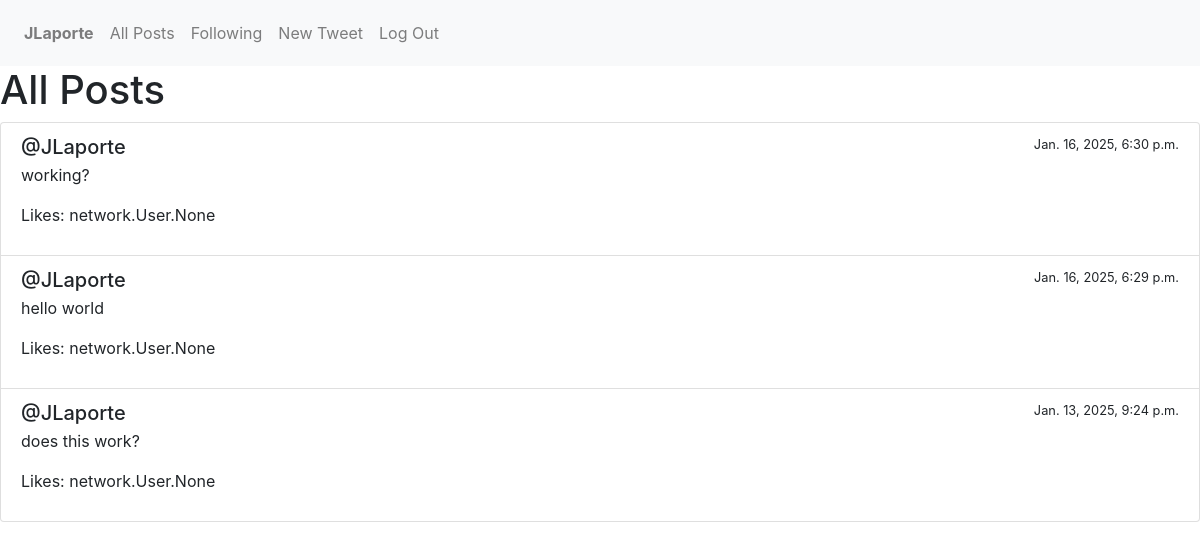
/profile/2 (signed in), run on the app's committed database.
### network/models.py (models this page shows, shortened)
class User(AbstractUser):
    id = models.AutoField(primary_key=True)
    username = models.CharField(max_length=150, unique=True)
    email = models.EmailField(max_length=254)
    password = models.CharField(max_length=64)
    def __str__(self):
        return f"{self.username}"

class Post(models.Model):
    user = models.ForeignKey(User, on_delete=models.CASCADE, related_name="posts")
    content = models.TextField()
    timestamp = models.DateTimeField(auto_now_add=True)
    likes = models.ManyToManyField(User, through=Like, related_name="liked_posts")

### network/views.py (the view)
# urls.py: path("profile/<int:user_id>", views.profile, name="profile"),
@login_required
def profile(request, user_id):
    try:
        user = User.objects.get(id=user_id)
    except User.DoesNotExist:
        return render(request, "network/profile.html", {
            "message": "User not found."
        })
    posts = Post.objects.filter(user=user).order_by("-timestamp")
    if user == request.user.id:
        return render(request, "network/profile.html",{
            "user": user,
            "posts": posts,
        })
    else:
        return render(request, "network/profile.html", {
            "user": user,
            "posts": posts
        })

### network/templates/network/profile.html
{% extends "network/layout.html" %}
{% block body %}
    <h1>All Posts</h1>
    <div class="list-group">
        {% for post in posts %}
            <div class="list-group-item">
                <div class="d-flex w-100 justify-content-between">
                    <h5 class="mb-1">@{{ post.user }}</h5>
                    <small>{{ post.timestamp }}</small>
                </div>
                <p>{{ post.content }}</p>
                <p>Likes: {{ post.likes }}</p>
            </div>
        {% endfor %}
    </div>
{% endblock %}

### network/templates/network/layout.html (shortened to what this page needs)
{% load static %}
<!DOCTYPE html>
<html lang="en">
    <head>
        <link rel="stylesheet" href="https://stackpath.bootstrapcdn.com/bootstrap/4.4.1/css/bootstrap.min.css">
        <link href="{% static 'network/styles.css' %}" rel="stylesheet">
    </head>
    <body>
        <nav class="navbar navbar-expand-lg navbar-light bg-light">
            <div>
                <ul class="navbar-nav mr-auto">
                {% if user.is_authenticated %}
                    <li class="nav-item">
                        <a class="nav-link" id="profile" href="{% url 'profile' user_id=user.id %}"><strong>{{ user.username }}</strong></a>
                    </li>
                {% endif %}
                <li class="nav-item">
                    <a class="nav-link" id="all_posts" href="{% url 'all_posts' %}">All Posts</a>
                </li>
                {% if user.is_authenticated %}
                    <li class="nav-item">
                        <a class="nav-link" href="{% url 'following' %}">Following</a>
                    </li>
                    <li class="nav-item">
                        <a class="nav-link" href="{% url 'create_post' %}">New Tweet</a>
                    </li>
                    <li class="nav-item">
                        <a class="nav-link" href="{% url 'logout' %}">Log Out</a>
                    </li>
                {% endif %}
                </ul>
            </div>
        </nav>
        <div class="body">
            {% block body %}
            {% endblock %}
        </div>
    </body>
</html>

### network/static/network/styles.css (style rules this page uses)
.navbar-nav .nav-link { padding-top: 0; padding-bottom: 0; height: 50px; line-height: 50px; }
.list-group { border: 1px; border-radius: full; }

### data on the page
User: username "JLaporte"
Post: user "JLaporte", timestamp "Jan. 16, 2025, 6:30 p.m.", content "working?", likes "network.User.None"
Post: user "JLaporte", timestamp "Jan. 16, 2025, 6:29 p.m.", content "hello world", likes "network.User.None"
Post: user "JLaporte", timestamp "Jan. 13, 2025, 9:24 p.m.", content "does this work?", likes "network.User.None"
